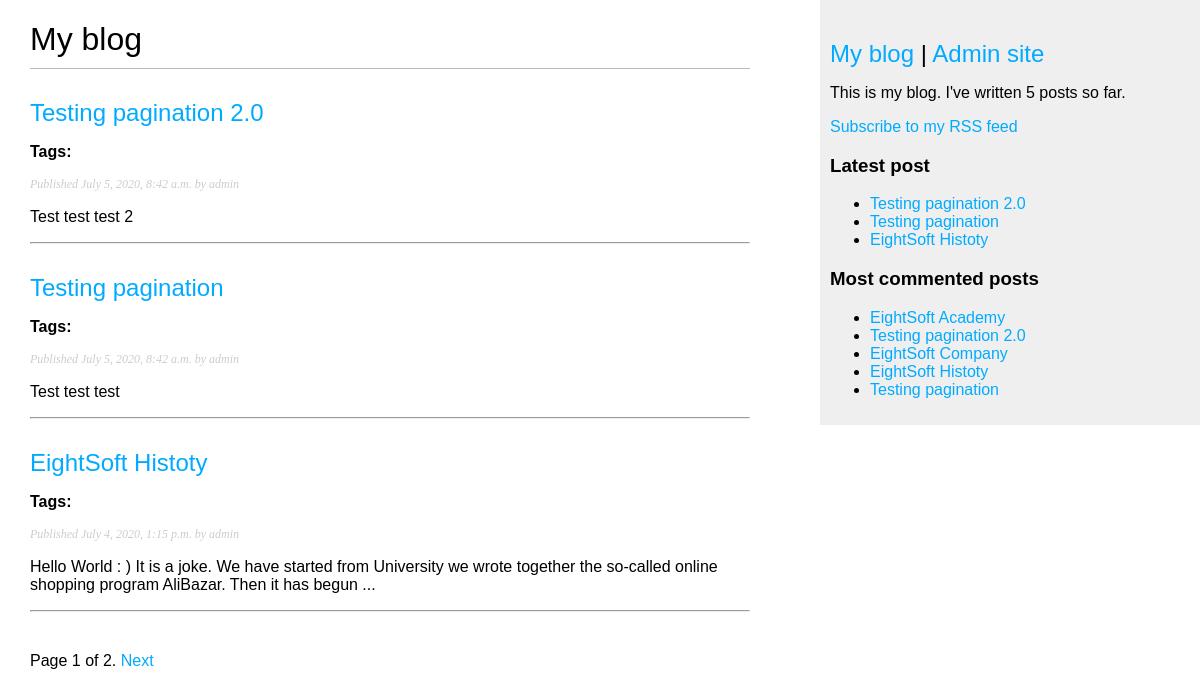
The app's page /, older data.
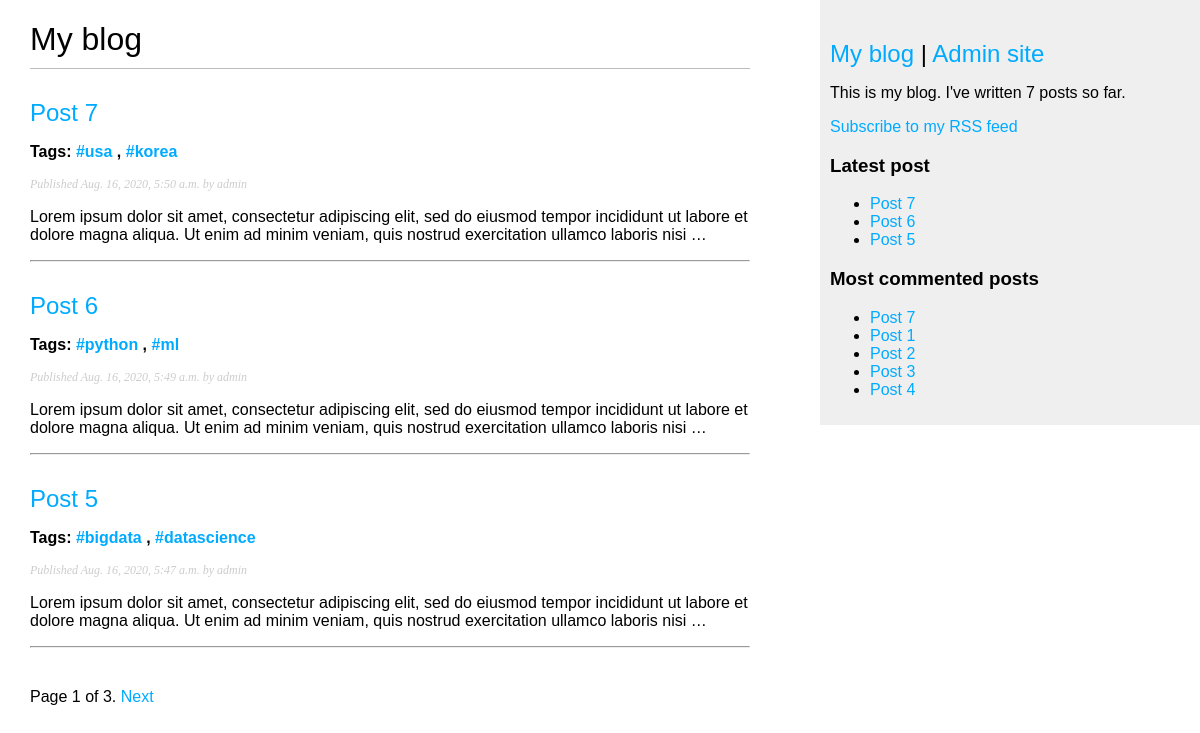
The same page, newer data.
### blog/models.py (models this page shows, shortened)
class Post(models.Model):
    STATUS_CHOICES = (
        ('draft', 'Draft'),
        ('published', 'Published'),
    )
    title = models.CharField(max_length=250)
    slug = models.SlugField(max_length=250, unique_for_date='publish')
    author = models.ForeignKey(User, on_delete=models.CASCADE, related_name='blog_posts')
    body = models.TextField()
    publish = models.DateTimeField(default=timezone.now)
    created = models.DateTimeField(auto_now_add=True)
    updated = models.DateTimeField(auto_now=True)
    status = models.CharField(max_length=10, choices=STATUS_CHOICES, default='draft')
    tags = TaggableManager()
    class Meta:
        ordering = ('-publish',)
    objects = models.Manager()  # The default manager.
    published = PublishedManager()  # Our custom manager.
    def get_absolute_url(self):
        return reverse('blog:post_detail',
                       args=[self.publish.year,
                             self.publish.month,
                             self.publish.day, self.slug])

### blog/views.py (the view)
# urls.py: path('', views.post_list, name='post_list'),
def post_list(request, tag_slug=None):
    object_list = Post.published.all()
    tag = None
    if tag_slug:
        tag = get_object_or_404(Tag, slug=tag_slug)
        object_list = object_list.filter(tags__in=[tag])
    paginator = Paginator(object_list, 3)  # 3 posts in each page
    page = request.GET.get('page')
    try:
        posts = paginator.page(page)
    except PageNotAnInteger:
        posts = paginator.page(1)
    except EmptyPage:
        posts = paginator.page(paginator.num_pages)
    return render(request, 'blog/post/list.html', {'page': page,
                                                   'posts': posts,
                                                   'tag': tag})

### blog/models.py (called while the page is built)
    def get_queryset(self):
        return super(PublishedManager, self).get_queryset().filter(status='published')

### blog/templatetags/blog_tags.py (called while the page is built)
@register.simple_tag
def total_posts():
    return Post.published.count()

@register.inclusion_tag('blog/post/latest_posts.html')
def show_latest_posts(count=5):
    latest_posts = Post.published.order_by('-publish')[:count]
    return {'latest_posts': latest_posts}

@register.simple_tag
def get_most_commented_posts(count=5):
    return Post.published.annotate(total_comments=Count('comments')).order_by('-total_comments')[:count]

@register.filter(name='markdown')
def markdown_format(text):
    return mark_safe(markdown.markdown(text))

### templates/blog/post/list.html (shortened to what this page needs)
{% extends "blog/base.html" %}
{% load blog_tags %}
{% block content %}
    <h1>My blog</h1>
    {% for post in posts %}
        <h2>
            <a href="{{ post.get_absolute_url }}"> {{ post.title }} </a>
        </h2>
        <p class="tags">
                Tags:
                {% for tag in post.tags.all %}
                <a href="{% url "blog:post_list_by_tag" tag.slug %}">
                    {{ tag.name }}
                </a>
                {% if not forloop.last %}, {% endif %}
            {% endfor %}
        </p>
        <p class="date">
            Published {{ post.publish }} by {{ post.author }}
        </p>
        {{ post.body|markdown|truncatewords_html:30 }}
        <hr>
    {% endfor %}
    {% include "blog/pagination.html" with page=posts %}
{% endblock %}

### templates/blog/base.html (shortened to what this page needs)
{% load blog_tags %}
{% load static %}
<!DOCTYPE html>
<html lang="en">
<head>
    <link href="{% static 'css/blog.css' %}" rel="stylesheet">
</head>
<body>
    <div id="content">
        {% block content %}
        {% endblock %}
    </div>
    <div id="sidebar">
        <h2><a href = '/'>My blog</a> | <a href="http://127.0.0.1:8000/admin/">Admin site</a></h2>
        <p>This is my blog. I've written {% total_posts %} posts so far.</p>
        <p>
            <a href="{% url "blog:post_feed" %}">Subscribe to my RSS feed</a>
        </p>
        <h3>Latest post</h3>
        {% show_latest_posts 3 %}
        <h3>Most commented posts</h3>
        {% get_most_commented_posts as most_commented_posts %}
        <ul>
            {% for post in most_commented_posts %}
                <li>
                    <a href="{{ post.get_absolute_url }}">{{ post.title }}</a>
                </li>
            {% endfor %}
        </ul>
    </div>
</body>
</html>

### templates/blog/pagination.html (shortened to what this page needs)
<div class="pagination">
    <span class="step-links">
        <span class="current">
            Page {{ page.number }} of {{ page.paginator.num_pages }}.
        </span>
        {% if page.has_next %}
            <a href="?page={{ page.next_page_number }}">Next</a>
        {% endif %}
    </span>
</div>

### templates/blog/post/latest_posts.html
<ul>
    {% for post in latest_posts %}
        <li>
            <a href="{{ post.get_absolute_url }}">{{ post.title }}</a>
        </li>
    {% endfor %}
</ul>

### static/css/blog.css (style rules this page uses)
body { margin:0; padding:0; font-family:helvetica, sans-serif; }
a { color:#00abff; text-decoration:none; }
h1 { font-weight:normal; border-bottom:1px solid #bbb; padding:0 0 10px 0; }
h2 { font-weight:normal; margin:30px 0 0; }
#content { float:left; width:60%; padding:0 0 0 30px; }
#sidebar { float:right; width:30%; padding:10px; background:#efefef; height:100%; }
p.date { color:#ccc; font-family: georgia, serif; font-size: 12px; font-style: italic; }
.pagination { margin:40px 0; font-weight:unset; }
.tags { font-weight:bold; }

Row changes from the older to the newer data that the page shows:
removed Post: title "Testing pagination 2.0", publish "July 5, 2020, 8:42 a.m.", author "admin", body "Test test test 2"
removed Post: title "Testing pagination", publish "July 5, 2020, 8:42 a.m.", author "admin", body "Test test test"
removed Post: title "EightSoft Histoty", publish "July 4, 2020, 1:15 p.m.", author "admin", body "Hello World : ) It is a joke. We have started from University we wrote together the so-called online shopping program AliBazar. Then it has begun ..."
removed Post: title "EightSoft Academy", shown under "Most commented posts"
removed Post: title "EightSoft Company", shown under "Most commented posts"
added Post: title "Post 7", publish "Aug. 16, 2020, 5:50 a.m.", author "admin", body "Lorem ipsum dolor sit amet, consectetur adipiscing elit, sed do eiusmod tempor incididunt ut labore et dolore magna aliqua. Ut enim ad minim veniam, quis nostrud exercitation ullamco laboris nisi …"
added Tag: name "#usa", shown under "Post 7"
added Tag: name "#korea", shown under "Post 7"
added Post: title "Post 6", publish "Aug. 16, 2020, 5:49 a.m.", author "admin", body "Lorem ipsum dolor sit amet, consectetur adipiscing elit, sed do eiusmod tempor incididunt ut labore et dolore magna aliqua. Ut enim ad minim veniam, quis nostrud exercitation ullamco laboris nisi …"
added Tag: name "#python", shown under "Post 6"
added Tag: name "#ml", shown under "Post 6"
added Post: title "Post 5", publish "Aug. 16, 2020, 5:47 a.m.", author "admin", body "Lorem ipsum dolor sit amet, consectetur adipiscing elit, sed do eiusmod tempor incididunt ut labore et dolore magna aliqua. Ut enim ad minim veniam, quis nostrud exercitation ullamco laboris nisi …"
added Tag: name "#bigdata", shown under "Post 5"
added Tag: name "#datascience", shown under "Post 5"
added Post: title "Post 1", shown under "Most commented posts"
added Post: title "Post 2", shown under "Most commented posts"
added Post: title "Post 3", shown under "Most commented posts"
added Post: title "Post 4", shown under "Most commented posts"
Text that changed along with them:
{{ page.paginator.num_pages }}: "2" → "3"
text no longer shown: "5"
text now shown: "7"
